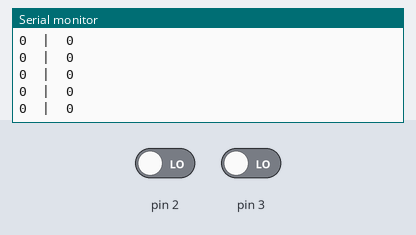
Recording of a sketch running on a simulated Arduino Uno, built with avr-gcc and run on an emulated ATmega328P. On the bench: the last lines printed to the serial monitor. The test bench sets the inputs (shaded band); at power-on: pin 2 LOW, pin 3 LOW.

Above: at 1.2 s.
1.3 s: pin 2 driven HIGH
At 2.3 s:
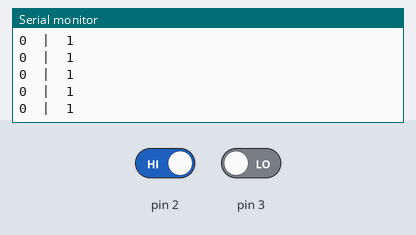
4.3 s: pin 3 driven HIGH
At 5.0 s:
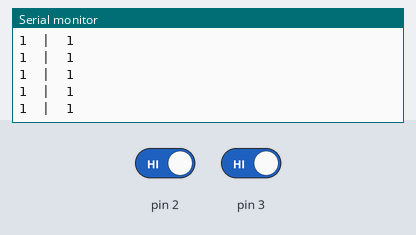
5.8 s: pin 2 driven LOW
At 6.4 s:
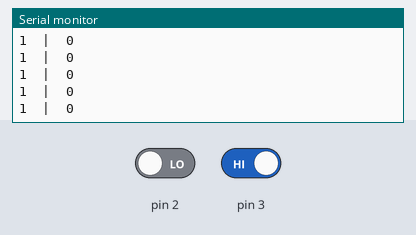
8.8 s: pin 3 driven LOW
At 9.9 s:
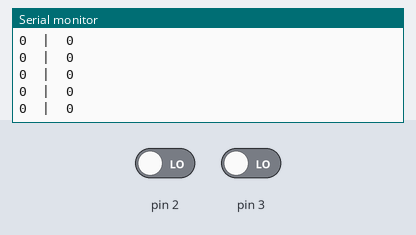

Measured:
- after the input at 1.3 s, the serial monitor: prints a new line after 0.08 s (image 1)
- after the input at 4.3 s, the serial monitor: prints a new line after 0.07 s (image 2)
- after the input at 5.8 s, the serial monitor: prints a new line after 0.07 s (image 3)
- after the input at 8.8 s, the serial monitor: prints a new line after 0.07 s (image 4)

The sketch:

practica5.ino
```cpp
void setup() {
  // put your setup code here, to run once:
  pinMode(3, INPUT);
  pinMode(2, INPUT);

  Serial.begin(9600);
}

int up = 0;
int down = 1;

void loop() {
  // put your main code here, to run repeatedly:
  up = digitalRead(3);
  down = digitalRead(2);

  Serial.print(up);
  Serial.print("  |  ");
  Serial.println(down);

}
```
